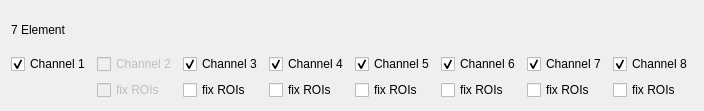
  <widget class="QWidget" name="gridLayoutWidget">
   <property name="geometry">
    <rect>
     <x>260</x>
     <y>20</y>
     <width>681</width>
     <height>111</height>
    </rect>
   </property>
   <layout class="QGridLayout" name="gridLayout">
    <item row="2" column="4">
     <widget class="QCheckBox" name="checkBox_ch5_fix_roi">
      <property name="text">
       <string>fix ROIs</string>
      </property>
      <property name="checked">
       <bool>false</bool>
      </property>
     </widget>
    </item>
    <item row="1" column="4">
     <widget class="QCheckBox" name="checkBox_ch5_show">
      <property name="text">
       <string>Channel 5</string>
      </property>
      <property name="checked">
       <bool>true</bool>
      </property>
     </widget>
    </item>
    <item row="1" column="2">
     <widget class="QCheckBox" name="checkBox_ch3_show">
      <property name="maximumSize">
       <size>
        <width>150</width>
        <height>20</height>
       </size>
      </property>
      <property name="text">
       <string>Channel 3</string>
      </property>
      <property name="checked">
       <bool>true</bool>
      </property>
     </widget>
    </item>
    <item row="2" column="2">
     <widget class="QCheckBox" name="checkBox_ch3_fix_roi">
      <property name="text">
       <string>fix ROIs</string>
      </property>
      <property name="checked">
       <bool>false</bool>
      </property>
     </widget>
    </item>
    <item row="2" column="6">
     <widget class="QCheckBox" name="checkBox_ch7_fix_roi">
      <property name="text">
       <string>fix ROIs</string>
      </property>
      <property name="checked">
       <bool>false</bool>
      </property>
     </widget>
    </item>
    <item row="2" column="7">
     <widget class="QCheckBox" name="checkBox_ch8_fix_roi">
      <property name="text">
       <string>fix ROIs</string>
      </property>
      <property name="checked">
       <bool>false</bool>
      </property>
     </widget>
    </item>
    <item row="1" column="0">
     <widget class="QCheckBox" name="checkBox_ch1_show">
      <property name="maximumSize">
       <size>
        <width>150</width>
        <height>20</height>
       </size>
      </property>
      <property name="text">
       <string>Channel 1</string>
      </property>
      <property name="checked">
       <bool>true</bool>
      </property>
     </widget>
    </item>
    <item row="1" column="6">
     <widget class="QCheckBox" name="checkBox_ch7_show">
      <property name="text">
       <string>Channel 7</string>
      </property>
      <property name="checked">
       <bool>true</bool>
      </property>
     </widget>
    </item>
    <item row="0" column="0">
     <widget class="QLabel" name="label_147">
      <property name="text">
       <string>7 Element</string>
      </property>
     </widget>
    </item>
    <item row="1" column="7">
     <widget class="QCheckBox" name="checkBox_ch8_show">
      <property name="text">
       <string>Channel 8</string>
      </property>
      <property name="checked">
       <bool>true</bool>
      </property>
     </widget>
    </item>
    <item row="2" column="5">
     <widget class="QCheckBox" name="checkBox_ch6_fix_roi">
      <property name="text">
       <string>fix ROIs</string>
      </property>
      <property name="checked">
       <bool>false</bool>
      </property>
     </widget>
    </item>
    <item row="2" column="3">
     <widget class="QCheckBox" name="checkBox_ch4_fix_roi">
      <property name="text">
       <string>fix ROIs</string>
      </property>
      <property name="checked">
       <bool>false</bool>
      </property>
     </widget>
    </item>
    <item row="1" column="5">
     <widget class="QCheckBox" name="checkBox_ch6_show">
      <property name="text">
       <string>Channel 6</string>
      </property>
      <property name="checked">
       <bool>true</bool>
      </property>
     </widget>
    </item>
    <item row="1" column="3">
     <widget class="QCheckBox" name="checkBox_ch4_show">
      <property name="text">
       <string>Channel 4</string>
      </property>
      <property name="checked">
       <bool>true</bool>
      </property>
     </widget>
    </item>
    <item row="1" column="1">
     <widget class="QCheckBox" name="checkBox_ch2_show">
      <property name="enabled">
       <bool>false</bool>
      </property>
      <property name="maximumSize">
       <size>
        <width>150</width>
        <height>20</height>
       </size>
      </property>
      <property name="text">
       <string>Channel 2</string>
      </property>
      <property name="checked">
       <bool>false</bool>
      </property>
     </widget>
    </item>
    <item row="2" column="1">
     <widget class="QCheckBox" name="checkBox_ch2_fix_roi">
      <property name="enabled">
       <bool>false</bool>
      </property>
      <property name="text">
       <string>fix ROIs</string>
      </property>
      <property name="checked">
       <bool>false</bool>
      </property>
     </widget>
    </item>
   </layout>
  </widget>
